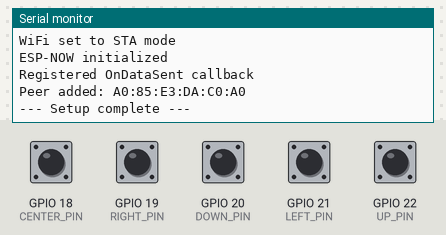
Bench run of a program on a simulated ESP32-C6. Shown: the last lines printed to the serial monitor. Inputs (shaded band) come from the test bench; at power-on: GPIO 18 (CENTER_PIN), GPIO 19 (RIGHT_PIN), GPIO 20 (DOWN_PIN), GPIO 21 (LEFT_PIN), GPIO 22 (UP_PIN) HIGH.

Above: at 4.2 s.
4.3 s: GPIO 18 (CENTER_PIN) pulled LOW for 0.15 s
At 5.6 s:
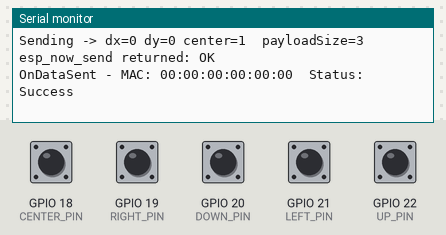
5.9 s: GPIO 19 (RIGHT_PIN) pulled LOW for 0.15 s
At 7.0 s:
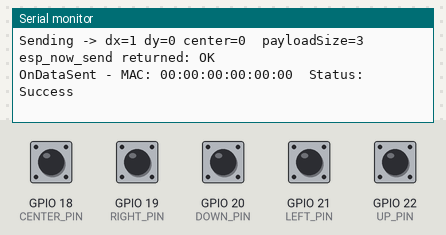
7.5 s: GPIO 20 (DOWN_PIN) pulled LOW for 0.15 s
At 8.2 s:
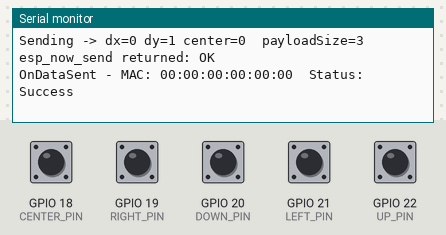
9.1 s: GPIO 21 (LEFT_PIN) pulled LOW for 0.15 s
At 10.4 s:
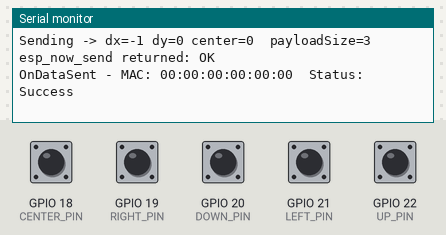
10.7 s: GPIO 22 (UP_PIN) pulled LOW for 0.15 s
At 11.8 s:
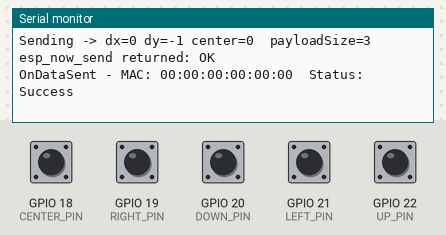
Timing chart, 0 to 13.3 s (numbered marks = the images above; inputs shaded):
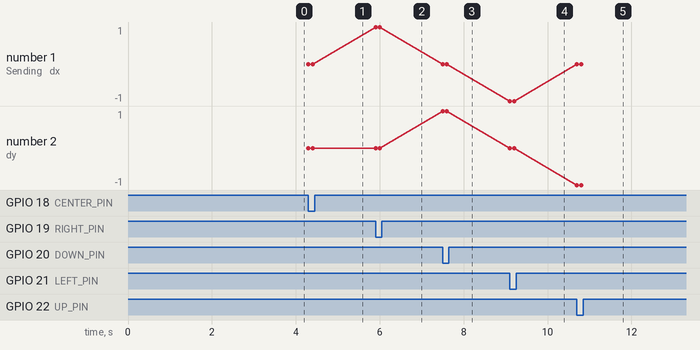

The program:

main.cpp
```cpp
#include <Arduino.h>
#include <esp_now.h>
#include <WiFi.h>
#include <stdio.h>


#define UP_PIN     22
#define DOWN_PIN   20
#define LEFT_PIN   21
#define RIGHT_PIN  19
#define CENTER_PIN 18


uint8_t receiverMAC[] = {0xA0, 0x85, 0xE3, 0xDA, 0xC0, 0xA0};

typedef struct struct_message {
  int8_t dx;
  int8_t dy;
  bool centerPressed;
} struct_message;

struct_message outgoing;

void OnDataSent(const uint8_t *mac_addr, esp_now_send_status_t status) {
  Serial.print("OnDataSent - MAC: ");
  for (int i = 0; i < 6; i++) {
    if (mac_addr[i] < 0x10) Serial.print("0");
    Serial.print(mac_addr[i], HEX);
    if (i < 5) Serial.print(":");
  }
  Serial.print("  Status: ");
  Serial.println(status == ESP_NOW_SEND_SUCCESS ? "Success" : "Fail");
}

void setup() {
  Serial.begin(115200);
  delay(3000);
  Serial.println("\n--- Setup start ---");


  pinMode(UP_PIN, INPUT_PULLUP);
  pinMode(DOWN_PIN, INPUT_PULLUP);
  pinMode(LEFT_PIN, INPUT_PULLUP);
  pinMode(RIGHT_PIN, INPUT_PULLUP);
  pinMode(CENTER_PIN, INPUT_PULLUP);

  WiFi.mode(WIFI_STA);
  Serial.println("WiFi set to STA mode");

  if (esp_now_init() != ESP_OK) {
    Serial.println("ESP-NOW init failed!");
    return;
  }
  Serial.println("ESP-NOW initialized");

  esp_now_register_send_cb(OnDataSent);
  Serial.println("Registered OnDataSent callback");

  esp_now_peer_info_t peerInfo = {};
  memcpy(peerInfo.peer_addr, receiverMAC, 6);
  peerInfo.channel = 0;
  peerInfo.encrypt = false;

  esp_err_t addPeerRes = esp_now_add_peer(&peerInfo);
  if (addPeerRes != ESP_OK) {
    Serial.print("Failed to add peer (err=0x");
    Serial.print(addPeerRes, HEX);
    Serial.println(")");
    return;
  }
  Serial.print("Peer added: ");
  for (int i = 0; i < 6; i++) {
    if (receiverMAC[i] < 0x10) Serial.print("0");
    Serial.print(receiverMAC[i], HEX);
    if (i < 5) Serial.print(":");
  }
  Serial.println();
  Serial.println("--- Setup complete ---\n");
}

void readInput(int8_t &dx, int8_t &dy, bool &centerPressed) {
  int up    = (digitalRead(UP_PIN) == LOW);
  int down  = (digitalRead(DOWN_PIN) == LOW);
  int left  = (digitalRead(LEFT_PIN) == LOW);
  int right = (digitalRead(RIGHT_PIN) == LOW);
  centerPressed = (digitalRead(CENTER_PIN) == LOW);
  dx = (right ? 1 : 0) - (left ? 1 : 0);
  dy = (down ? 1 : 0) - (up ? 1 : 0);
}

void loop() {
  int8_t dx = 0, dy = 0;
  bool centerPressed = false;
  readInput(dx, dy, centerPressed);

  outgoing.dx = dx;
  outgoing.dy = dy;
  outgoing.centerPressed = centerPressed;

  if (dx != 0 || dy != 0 || centerPressed) {
    Serial.print("Sending -> dx="); Serial.print(dx);
    Serial.print(" dy="); Serial.print(dy);
    Serial.print(" center="); Serial.print(centerPressed);
    Serial.print("  payloadSize="); Serial.println(sizeof(outgoing));

    esp_err_t res = esp_now_send(receiverMAC, (uint8_t *)&outgoing, sizeof(outgoing));
    if (res == ESP_OK) {
      Serial.println("esp_now_send returned: OK");
    } else {
      Serial.print("esp_now_send failed err=0x"); Serial.println(res, HEX);
    }

    delay(100);
  }
}
```

Measured:
- after the input at 4.3 s, the serial monitor: prints a new line at once (image 1)
- after the input at 5.9 s, the serial monitor: prints a new line at once (image 2)
- after the input at 7.5 s, the serial monitor: prints a new line at once (image 3)
- after the input at 9.1 s, the serial monitor: prints a new line at once (image 4)
- after the input at 10.7 s, the serial monitor: prints a new line at once (image 5)
- plotted number 1: 0 → -1 after the input at 9.1 s
